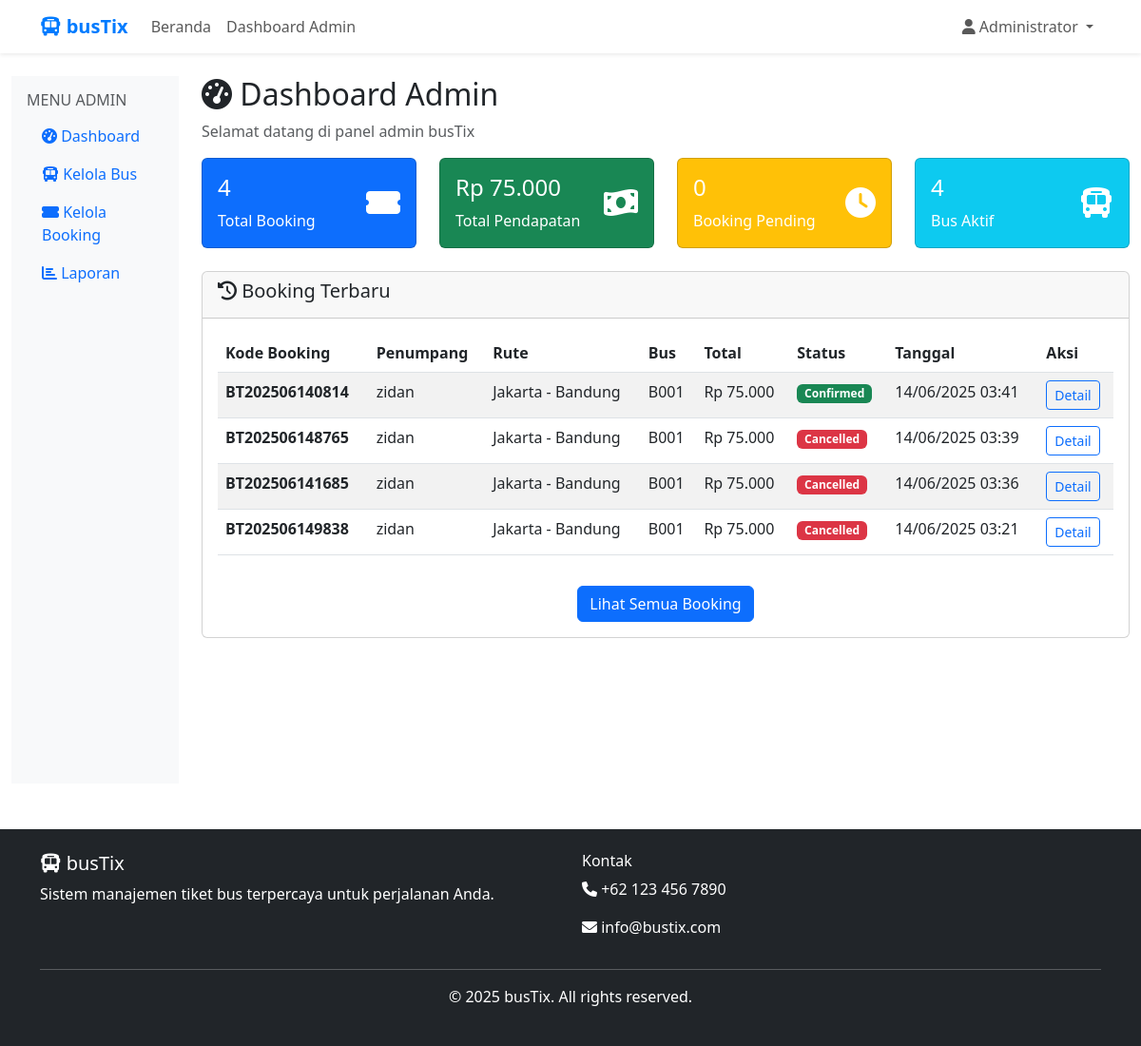
Page /admin/dashboard.php (signed in) on the committed database.
### tables this page shows
CREATE TABLE `bookings` (
  `id` int NOT NULL,
  `user_id` int NOT NULL,
  `schedule_id` int NOT NULL,
  `booking_code` varchar(20) NOT NULL,
  `passenger_name` varchar(100) NOT NULL,
  `passenger_phone` varchar(15) NOT NULL,
  `seat_numbers` text NOT NULL,
  `total_seats` int NOT NULL,
  `total_amount` decimal(10,2) NOT NULL,
  `booking_status` enum('pending','confirmed','cancelled','completed') DEFAULT 'pending',
  `payment_status` enum('pending','paid','refunded') DEFAULT 'pending',
  `payment_method` varchar(50) DEFAULT NULL,
  `booking_date` timestamp NULL DEFAULT CURRENT_TIMESTAMP,
  `updated_at` timestamp NULL DEFAULT CURRENT_TIMESTAMP ON UPDATE CURRENT_TIMESTAMP
);

CREATE TABLE `users` (
  `id` int NOT NULL,
  `username` varchar(50) NOT NULL,
  `email` varchar(100) NOT NULL,
  `password` varchar(255) NOT NULL,
  `full_name` varchar(100) NOT NULL,
  `phone` varchar(15) DEFAULT NULL,
  `role` enum('user','admin') DEFAULT 'user',
  `created_at` timestamp NULL DEFAULT CURRENT_TIMESTAMP,
  `updated_at` timestamp NULL DEFAULT CURRENT_TIMESTAMP ON UPDATE CURRENT_TIMESTAMP
);

CREATE TABLE `bus_routes` (
  `id` int NOT NULL,
  `route_name` varchar(100) NOT NULL,
  `origin` varchar(50) NOT NULL,
  `destination` varchar(50) NOT NULL,
  `distance_km` int NOT NULL,
  `duration_hours` decimal(3,1) NOT NULL,
  `created_at` timestamp NULL DEFAULT CURRENT_TIMESTAMP
);

CREATE TABLE `buses` (
  `id` int NOT NULL,
  `bus_number` varchar(20) NOT NULL,
  `bus_type` varchar(50) NOT NULL,
  `capacity` int NOT NULL,
  `facilities` text,
  `status` enum('active','maintenance','inactive') DEFAULT 'active',
  `created_at` timestamp NULL DEFAULT CURRENT_TIMESTAMP
);

### config/database.php (called while the page is built, shortened)
<?php
function isLoggedIn() {
    return isset($_SESSION['user_id']);
}
function isAdmin() {
    return isset($_SESSION['role']) && $_SESSION['role'] === 'admin';
}
?>

### admin/dashboard.php (the view, shortened to what this page needs)
<?php
include '../includes/header.php';
$database = new Database();
$db = $database->getConnection();
$stats = [];
$query = "SELECT COUNT(*) as total FROM bookings";
$stmt = $db->prepare($query);
$stmt->execute();
$stats['total_bookings'] = $stmt->fetch(PDO::FETCH_ASSOC)['total'];
$query = "SELECT SUM(total_amount) as total FROM bookings WHERE booking_status = 'confirmed'";
$stmt = $db->prepare($query);
$stmt->execute();
$stats['total_revenue'] = $stmt->fetch(PDO::FETCH_ASSOC)['total'] ?? 0;
$query = "SELECT COUNT(*) as total FROM bookings WHERE booking_status = 'pending'";
$stmt = $db->prepare($query);
$stmt->execute();
$stats['pending_bookings'] = $stmt->fetch(PDO::FETCH_ASSOC)['total'];
$query = "SELECT COUNT(*) as total FROM buses WHERE status = 'active'";
$stmt = $db->prepare($query);
$stmt->execute();
$stats['active_buses'] = $stmt->fetch(PDO::FETCH_ASSOC)['total'];
$query = "SELECT b.*, u.full_name, br.route_name, bus.bus_number
          FROM bookings b
          JOIN users u ON b.user_id = u.id
          JOIN bus_schedules bs ON b.schedule_id = bs.id
          JOIN bus_routes br ON bs.route_id = br.id
          JOIN buses bus ON bs.bus_id = bus.id
          ORDER BY b.booking_date DESC
          LIMIT 10";
$stmt = $db->prepare($query);
$stmt->execute();
$recent_bookings = $stmt->fetchAll(PDO::FETCH_ASSOC);
?>
<div class="container-fluid mt-4">
    <div class="row">
        <div class="col-md-3 col-lg-2">
            <div class="sidebar p-3">
                <h6 class="text-muted">MENU ADMIN</h6>
                <ul class="nav flex-column">
                    <li class="nav-item">
                        <a class="nav-link active" href="dashboard.php">
                            <i class="fas fa-tachometer-alt"></i> Dashboard
                        </a>
                    </li>
                    <li class="nav-item">
                        <a class="nav-link" href="manage-buses.php">
                            <i class="fas fa-bus"></i> Kelola Bus
                        </a>
                    </li>
                    <li class="nav-item">
                        <a class="nav-link" href="bookings.php">
                            <i class="fas fa-ticket-alt"></i> Kelola Booking
                        </a>
                    </li>
                    <li class="nav-item">
                        <a class="nav-link" href="reports.php">
                            <i class="fas fa-chart-bar"></i> Laporan
                        </a>
                    </li>
                </ul>
            </div>
        </div>
        <div class="col-md-9 col-lg-10">
            <h2><i class="fas fa-tachometer-alt"></i> Dashboard Admin</h2>
            <p class="text-muted">Selamat datang di panel admin busTix</p>
            <div class="row mb-4">
                <div class="col-md-3">
                    <div class="card bg-primary text-white">
                        <div class="card-body">
                            <div class="d-flex justify-content-between">
                                <div>
                                    <h4><?php echo $stats['total_bookings']; ?></h4>
                                    <p class="mb-0">Total Booking</p>
                                </div>
                                <div class="align-self-center">
                                    <i class="fas fa-ticket-alt fa-2x"></i>
                                </div>
                            </div>
                        </div>
                    </div>
                </div>
                <div class="col-md-3">
                    <div class="card bg-success text-white">
                        <div class="card-body">
                            <div class="d-flex justify-content-between">
                                <div>
                                    <h4>Rp <?php echo number_format($stats['total_revenue'], 0, ',', '.'); ?></h4>
                                    <p class="mb-0">Total Pendapatan</p>
                                </div>
                                <div class="align-self-center">
                                    <i class="fas fa-money-bill-wave fa-2x"></i>
                                </div>
                            </div>
                        </div>
                    </div>
                </div>
                <div class="col-md-3">
                    <div class="card bg-warning text-white">
                        <div class="card-body">
                            <div class="d-flex justify-content-between">
                                <div>
                                    <h4><?php echo $stats['pending_bookings']; ?></h4>
                                    <p class="mb-0">Booking Pending</p>
                                </div>
                                <div class="align-self-center">
                                    <i class="fas fa-clock fa-2x"></i>
                                </div>
                            </div>
                        </div>
                    </div>
                </div>
                <div class="col-md-3">
                    <div class="card bg-info text-white">
                        <div class="card-body">
                            <div class="d-flex justify-content-between">
                                <div>
                                    <h4><?php echo $stats['active_buses']; ?></h4>
                                    <p class="mb-0">Bus Aktif</p>
                                </div>
                                <div class="align-self-center">
                                    <i class="fas fa-bus fa-2x"></i>
                                </div>
                            </div>
                        </div>
                    </div>
                </div>
            </div>
            <div class="card">
                <div class="card-header">
                    <h5><i class="fas fa-history"></i> Booking Terbaru</h5>
                </div>
                <div class="card-body">
                    <?php if (count($recent_bookings) > 0): ?>
                        <div class="table-responsive">
                            <table class="table table-striped">
                                <thead>
                                    <tr>
                                        <th>Kode Booking</th>
                                        <th>Penumpang</th>
                                        <th>Rute</th>
                                        <th>Bus</th>
                                        <th>Total</th>
                                        <th>Status</th>
                                        <th>Tanggal</th>
                                        <th>Aksi</th>
                                    </tr>
                                </thead>
                                <tbody>
                                    <?php foreach ($recent_bookings as $booking): ?>
                                    <tr>
                                        <td><strong><?php echo htmlspecialchars($booking['booking_code']); ?></strong></td>
                                        <td><?php echo htmlspecialchars($booking['full_name']); ?></td>
                                        <td><?php echo htmlspecialchars($booking['route_name']); ?></td>
                                        <td><?php echo htmlspecialchars($booking['bus_number']); ?></td>
                                        <td>Rp <?php echo number_format($booking['total_amount'], 0, ',', '.'); ?></td>
                                        <td>
                                            <span class="badge bg-<?php
                                                echo $booking['booking_status'] === 'confirmed' ? 'success' :
                                                    ($booking['booking_status'] === 'pending' ? 'warning' :
                                                    ($booking['booking_status'] === 'cancelled' ? 'danger' : 'secondary'));
                                            ?>">
                                                <?php echo ucfirst($booking['booking_status']); ?>
                                            </span>
                                        </td>
                                        <td><?php echo date('d/m/Y H:i', strtotime($booking['booking_date'])); ?></td>
                                        <td>
                                            <a href="booking-detail.php?id=<?php echo $booking['id']; ?>" class="btn btn-sm btn-outline-primary">
                                                Detail
                                            </a>
                                        </td>
                                    </tr>
                                    <?php endforeach; ?>
                                </tbody>
                            </table>
                        </div>
                        <div class="text-center mt-3">
                            <a href="bookings.php" class="btn btn-primary">Lihat Semua Booking</a>
                        </div>
                    <?php endif; ?>
                </div>
            </div>
        </div>
    </div>
</div>
<?php include '..includes/footer.php'; ?>

### includes/header.php (shortened to what this page needs)
<?php
require_once __DIR__ . '/../config/database.php';
?>
<!DOCTYPE html>
<html lang="id">
<head>
    <link href="https://cdn.jsdelivr.net/npm/bootstrap@5.3.0/dist/css/bootstrap.min.css" rel="stylesheet">
    <link href="https://cdnjs.cloudflare.com/ajax/libs/font-awesome/6.0.0/css/all.min.css" rel="stylesheet">
</head>
<body>
    <?php
$current_dir = basename(dirname($_SERVER['PHP_SELF']));
$base_path = ($current_dir == 'bustix-system') ? '' : '../';
?>
<nav class="navbar navbar-expand-lg navbar-light bg-white shadow-sm">
    <div class="container">
        <a class="navbar-brand" href="<?php echo $base_path; ?>index.php">
            <i class="fas fa-bus"></i> busTix
        </a>
        <div class="collapse navbar-collapse" id="navbarNav">
            <ul class="navbar-nav me-auto">
                <li class="nav-item">
                    <a class="nav-link" href="<?php echo $base_path; ?>index.php">Beranda</a>
                </li>
                <?php if (isLoggedIn()): ?>
                    <?php if (isAdmin()): ?>
                        <li class="nav-item">
                            <a class="nav-link" href="<?php echo $base_path; ?>admin/dashboard.php">Dashboard Admin</a>
                        </li>
                    <?php endif; ?>
                <?php endif; ?>
            </ul>
            <ul class="navbar-nav">
                <?php if (isLoggedIn()): ?>
                    <li class="nav-item dropdown">
                        <a class="nav-link dropdown-toggle" href="#" id="navbarDropdown" role="button" data-bs-toggle="dropdown">
                            <i class="fas fa-user"></i> <?php echo $_SESSION['full_name']; ?>
                        </a>
                    </li>
                <?php endif; ?>
            </ul>
        </div>
    </div>
</nav>

### includes/footer.php (shortened to what this page needs)
<footer class="bg-dark text-white py-4 mt-5">
        <div class="container">
            <div class="row">
                <div class="col-md-6">
                    <h5><i class="fas fa-bus"></i> busTix</h5>
                    <p>Sistem manajemen tiket bus terpercaya untuk perjalanan Anda.</p>
                </div>
                <div class="col-md-6">
                    <h6>Kontak</h6>
                    <p><i class="fas fa-phone"></i> +62 123 456 7890</p>
                    <p><i class="fas fa-envelope"></i> info@bustix.com</p>
                </div>
            </div>
            <hr>
            <div class="text-center">
                <p>&copy; <?php echo date('Y'); ?> busTix. All rights reserved.</p>
            </div>
        </div>
    </footer>
</body>
</html>

### includes/header.php (style rules this page uses)
.navbar-brand { font-weight: bold; color: #007bff !important; }
.sidebar { min-height: calc(100vh - 56px); background-color: #f8f9fa; }

### rows in the picture
bookings: id "4", total_amount "75.000", booking_code "BT202506148765", user.full_name "zidan", bus_routes.route_name "Jakarta - Bandung", buses.bus_number "B001", booking_status "Cancelled", booking_date "14/06/2025 03:39"
bookings: booking_code "BT202506140814", user.full_name "zidan", bus_routes.route_name "Jakarta - Bandung", buses.bus_number "B001", total_amount "75.000", booking_status "Confirmed", booking_date "14/06/2025 03:41"
bookings: booking_code "BT202506141685", user.full_name "zidan", bus_routes.route_name "Jakarta - Bandung", buses.bus_number "B001", total_amount "75.000", booking_status "Cancelled", booking_date "14/06/2025 03:36"
bookings: booking_code "BT202506149838", user.full_name "zidan", bus_routes.route_name "Jakarta - Bandung", buses.bus_number "B001", total_amount "75.000", booking_status "Cancelled", booking_date "14/06/2025 03:21"

### other values in the picture
$_SESSION['full_name'] "Administrator"
$stats['pending_bookings'] "0"
